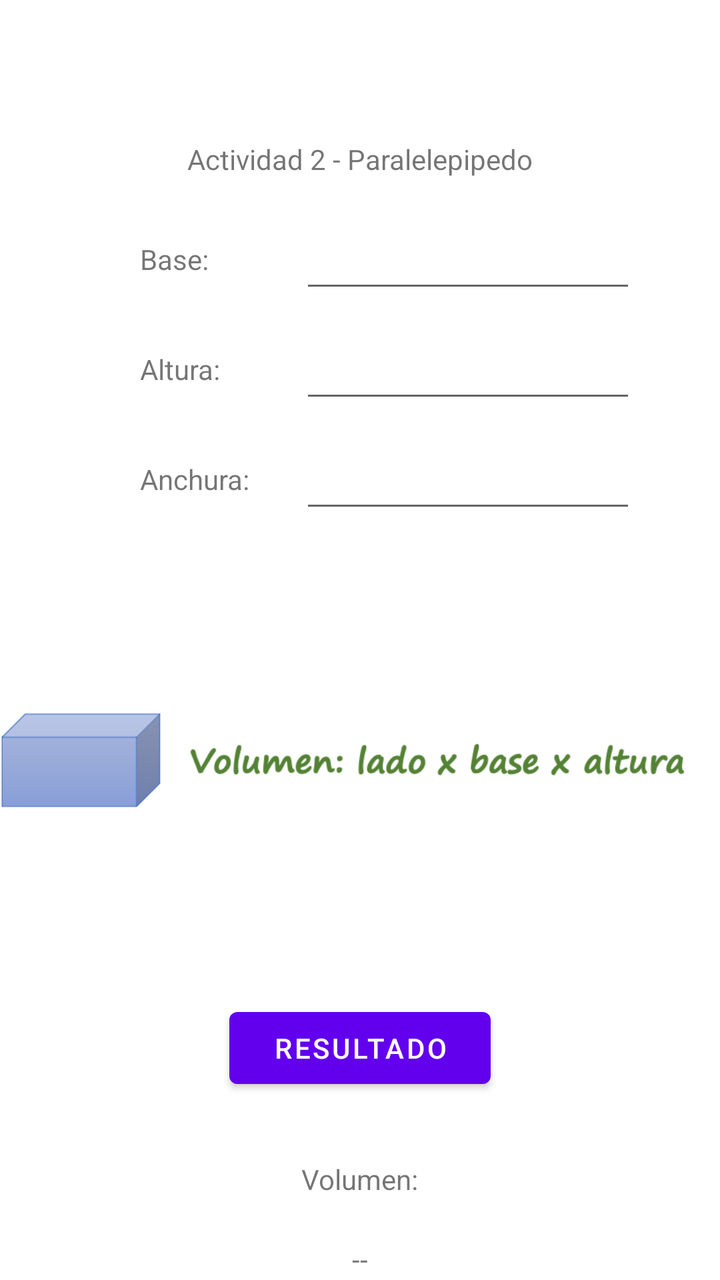
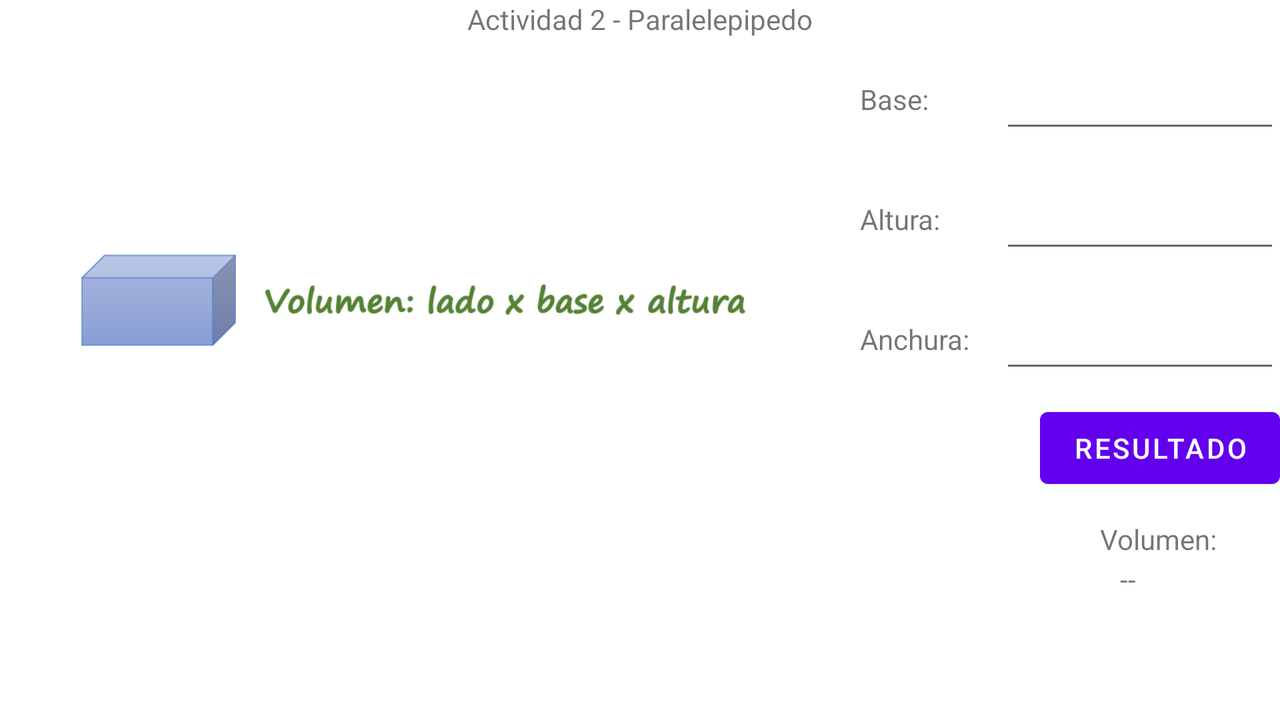

One screen, two layout resources from the same app: the default and the repository's alternative for another configuration. Each is rendered where Android would select it; the XML of both is given below.
<!-- AndroidManifest.xml: application theme Theme.A7AreasPerimetrosVolumenes -->
<!-- res/layout/activity_paralelepipedo.xml -->
<?xml version="1.0" encoding="utf-8"?>
<RelativeLayout
    xmlns:android="http://schemas.android.com/apk/res/android"
    xmlns:tools="http://schemas.android.com/tools"
    xmlns:app="http://schemas.android.com/apk/res-auto"
    android:layout_width="match_parent"
    android:layout_height="match_parent"
    tools:context=".ParalelepipedoActivity">
    >

    <TextView
        android:layout_width="wrap_content"
        android:layout_height="wrap_content"
        android:layout_centerHorizontal="true"
        android:layout_marginTop="70dp"
        android:text="Actividad 2 - Paralelepipedo" />

    <TextView
        android:layout_width="wrap_content"
        android:layout_height="wrap_content"
        android:layout_marginLeft="70dp"
        android:layout_marginTop="120dp"
        android:text="Base:" />

    <EditText
        android:id="@+id/txtN1"
        android:layout_width="wrap_content"
        android:layout_height="wrap_content"
        android:layout_marginLeft="150dp"
        android:layout_marginTop="110dp"
        android:ems="8"
        android:inputType="numberSigned" />


    <TextView
        android:layout_width="wrap_content"
        android:layout_height="wrap_content"
        android:layout_marginTop="175dp"
        android:layout_marginLeft="70dp"
        android:text="Altura:" />

    <EditText
        android:id="@+id/txtN2"
        android:layout_width="wrap_content"
        android:layout_height="wrap_content"
        android:layout_marginLeft="150dp"
        android:layout_marginTop="165dp"
        android:ems="8"
        android:inputType="numberSigned" />

    <TextView
        android:layout_width="wrap_content"
        android:layout_height="wrap_content"
        android:layout_marginTop="230dp"
        android:layout_marginLeft="70dp"
        android:text="Anchura:" />

    <EditText
        android:id="@+id/txtN3"
        android:layout_width="wrap_content"
        android:layout_height="wrap_content"
        android:layout_marginLeft="150dp"
        android:layout_marginTop="220dp"
        android:ems="8"
        android:inputType="numberSigned" />

    <ImageView
        android:id="@+id/imgView"
        android:layout_width="370dp"
        android:layout_height="220dp"
        android:layout_centerHorizontal="true"
        android:layout_marginTop="270dp"
        android:src="@drawable/paralelepipedo" />

    <Button
        android:id="@+id/btnResultado"
        android:layout_width="wrap_content"
        android:layout_height="wrap_content"
        android:layout_centerHorizontal="true"
        android:layout_marginTop="500dp"
        android:ems="8"
        android:text="RESULTADO" />


    <TextView
        android:layout_width="wrap_content"
        android:layout_height="wrap_content"
        android:layout_centerHorizontal="true"
        android:layout_marginTop="580dp"
        android:text="Volumen:" />


    <TextView
        android:id="@+id/txtResultadoVolumen"
        android:layout_width="wrap_content"
        android:layout_height="wrap_content"
        android:layout_centerHorizontal="true"
        android:layout_marginTop="620dp"
        android:text="--" />


</RelativeLayout>
<!-- resources referenced by this layout -->
<resources>
  <!-- drawable paralelepipedo: png bitmap (drawable, 16223 bytes) -->
  <style name="Theme.A7AreasPerimetrosVolumenes" parent="Theme.MaterialComponents.DayNight.DarkActionBar">
          
          <item name="colorPrimary">@color/purple_500</item>
          <item name="colorPrimaryVariant">@color/purple_700</item>
          <item name="colorOnPrimary">@color/white</item>
          
          <item name="colorSecondary">@color/teal_200</item>
          <item name="colorSecondaryVariant">@color/teal_700</item>
          <item name="colorOnSecondary">@color/black</item>
          
          <item name="android:statusBarColor" tools:targetApi="l">?attr/colorPrimaryVariant</item>
          
      </style>
</resources>
<!-- res/layout-land/activity_paralelepipedo.xml (the repository's variant of the layout above) -->
<!-- drawn on the phone turned sideways -->
<?xml version="1.0" encoding="utf-8"?>
<RelativeLayout
    xmlns:android="http://schemas.android.com/apk/res/android"
    xmlns:tools="http://schemas.android.com/tools"
    xmlns:app="http://schemas.android.com/apk/res-auto"
    android:layout_width="match_parent"
    android:layout_height="match_parent"
    tools:context=".ParalelepipedoActivity"
    >

    <TextView
        android:layout_width="wrap_content"
        android:layout_height="wrap_content"
        android:layout_centerHorizontal="true"
        android:text="Actividad 2 - Paralelepipedo" />

    <TextView
        android:layout_width="wrap_content"
        android:layout_height="wrap_content"
        android:layout_marginLeft="430dp"
        android:layout_marginTop="40dp"
        android:text="Base:" />

    <EditText
        android:id="@+id/txtN1"
        android:layout_width="wrap_content"
        android:layout_height="wrap_content"
        android:layout_marginLeft="500dp"
        android:layout_marginTop="30dp"
        android:ems="10"
        android:inputType="numberSigned" />

    <TextView
        android:layout_width="wrap_content"
        android:layout_height="wrap_content"
        android:layout_marginTop="100dp"
        android:layout_marginLeft="430dp"
        android:text="Altura:" />

    <EditText
        android:id="@+id/txtN2"
        android:layout_width="wrap_content"
        android:layout_height="wrap_content"
        android:layout_marginLeft="500dp"
        android:layout_marginTop="90dp"
        android:ems="10"
        android:inputType="numberSigned" />

    <TextView
        android:layout_width="wrap_content"
        android:layout_height="wrap_content"
        android:layout_marginTop="160dp"
        android:layout_marginLeft="430dp"
        android:text="Anchura:" />

    <EditText
        android:id="@+id/txtN3"
        android:layout_width="wrap_content"
        android:layout_height="wrap_content"
        android:layout_marginLeft="500dp"
        android:layout_marginTop="150dp"
        android:ems="10"
        android:inputType="numberSigned" />

    <ImageView
        android:id="@+id/imgView"
        android:layout_width="350dp"
        android:layout_height="200dp"
        android:layout_marginLeft="40dp"
        android:layout_marginTop="50dp"
        android:src="@drawable/paralelepipedo" />

    <Button
        android:id="@+id/btnResultado"
        android:layout_width="wrap_content"
        android:layout_height="wrap_content"
        android:layout_marginLeft="520dp"
        android:layout_marginTop="200dp"
        android:ems="8"
        android:text="RESULTADO" />


    <TextView
        android:layout_width="wrap_content"
        android:layout_height="wrap_content"
        android:layout_marginLeft="550dp"
        android:layout_marginTop="260dp"
        android:text="Volumen:" />


    <TextView
        android:id="@+id/txtResultadoVolumen"
        android:layout_width="wrap_content"
        android:layout_height="wrap_content"
        android:layout_marginLeft="560dp"
        android:layout_marginTop="280dp"
        android:text="--" />

</RelativeLayout>
